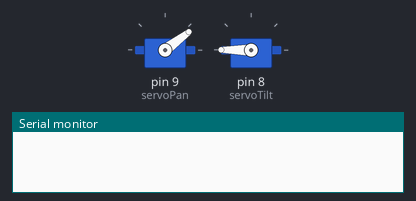
Simulated run of this sketch. Board: Arduino Uno, built with avr-gcc and run on an emulated ATmega328P. Parts: 2 × servo, the last lines printed to the serial monitor. Random numbers use the default seed unless the sketch sets one.

Above: at 0.1 s.
At 6.1 s:
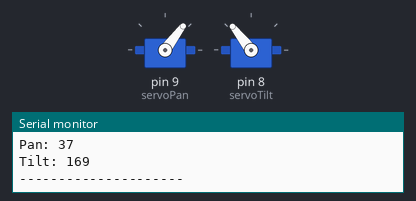
At 16.1 s:
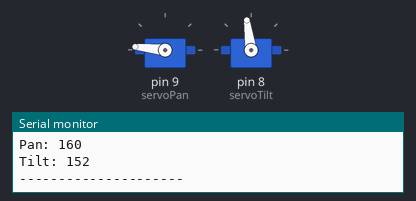
At 36.1 s:
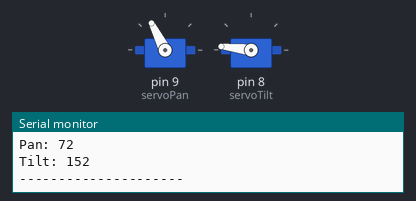
Timing chart, 0 to 37.6 s (numbered marks = the images above):
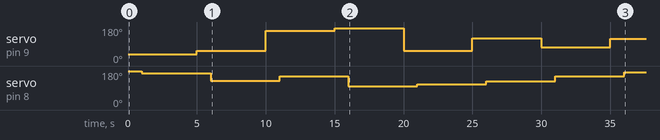

Measured:
- by itself, servo on pin 9 (servoPan): 37° → 53° at 5.0 s, → 160° 5.0 s later, → 174° 5.0 s later, → 53° 5.0 s later, … (7 changes in this stretch)
- by itself, servo on pin 8 (servoTilt): 180° → 169° at 1.0 s, → 128° 5.0 s later, → 152° 5.0 s later, → 98° 5.0 s later, … (8 changes in this stretch)

The sketch:

TiltPanSimple.ino
```cpp
#include <Servo.h>

// instantiate servo pins
Servo servoPan;
Servo servoTilt;

// instantiate servo & joystrick positions for tracking purpose
int servoPanPosition = 0;
int servoTiltPosition = 0;

void setup() {

  // setup the servo pins
  servoPan.attach(9);
  servoTilt.attach(8);

  // move the servo to a start position
  servoPan.write(90);
  servoTilt.write(180);

  // serial i/o
  Serial.begin(9600);

}

void loop() {

  if ( Serial.available()) {

  }

  servoPanPosition = random(30, 180);
  servoTiltPosition = random(90, 180);

  servoPan.write(servoPanPosition);
  delay(1000);
  servoTilt.write(servoTiltPosition);
  delay(1000);

  Serial.print("Pan: ");
  Serial.println(servoPanPosition);

  Serial.print("Tilt: ");
  Serial.println(servoTiltPosition);

  Serial.println("---------------------");

  delay(3000);
}
```
